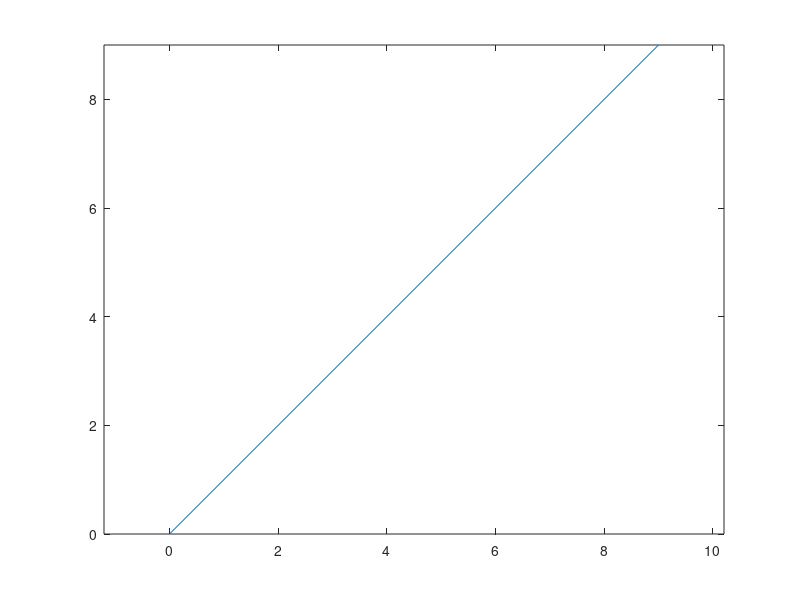

The MATLAB source for this figure: (Note: this script raises an error after producing the figure.)
% TESTED  ifLineCross

clear all
close all



% line
robotx = 0; roboty = 0; targetx = 9; targety = 9;
xs = [targetx robotx];
ys = [targety  roboty];
plot(xs,ys);
hold on
axis equal



% disp( pointOnLine(9,9,xs,ys));
disp( ifLineCross(xs,ys))

function flag = ifLineCross(xs,ys)
% circle 
cx = 6; cy = 6; r = 2;
c = [cx   cy];
pos = [c-r 2*r 2*r];
rectangle('Position',pos,'Curvature',[1 1],'EdgeColor','k')

[k,b] = slopeIntercept(xs,ys);
[xout,yout] = linecirc(k,b,cx,cy,r);
plot(xout,yout,'ro');


if isempty(xout)
    flag = false;
else
    if cutLine(xout,yout,xs,ys)
        flag = false;  % line NOT cross
    else
        flag = true;
    end
end
end

% check if a point is on the line segment given by lineX lineY
function tf = pointOnLine(pointX,pointY,lineX,lineY)
tol = 0.0001; % tolerance
distance = dist(pointX,pointY, lineX(1),lineY(1)) + dist(pointX,pointY, lineX(2),lineY(2)) - dist(lineX(2),lineY(2), lineX(1),lineY(1));
tf = (distance<tol);
end

% distance between two points
function d = dist(x1,y1,x2,y2)
d = sqrt((y2-y1)^2+(x2-x1)^2);
end


% flag ture, can see target
function flag = cutLine(xout,yout,lineX,lineY)
flag = true;
for i = 1:length(xout)
    % if any intersection on the line
    if  pointOnLine( xout(i),yout(i),lineX,lineY)
        flag = false;
        return
    end
end
end




% flag ture, can see target
function flag = reachTargetDist(xout,yout,robotx,roboty,targetx,targety)
flag = true;
for i = 1:length(xout)
    x = xout(i); y = yout(i); % intersection point with circle
    % if intersect with obstacle before reaching target, fail to reach
    if (x-robotx)^2+(y-roboty)^2 < (targetx-robotx)^2+(targety-roboty)^2
        flag = false;
        return
    end
end
end


% convert from two points to slope and intersect of line
function [k,b] = slopeIntercept(xs,ys)
k = (ys(2)-ys(1))/(xs(2)-xs(1));
b = ys(1)-k*xs(1);
end